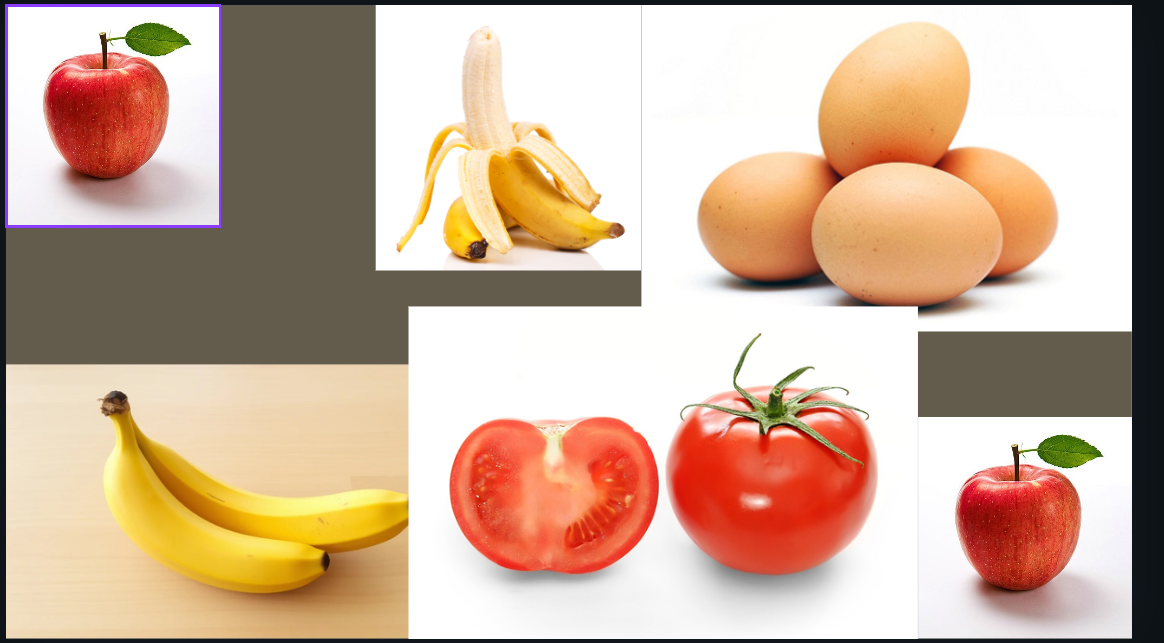
#> input picture image.png, 1164 x 643 px
$ python -i predict_food.py   (imports and definitions only)
#> lines starting #> are read from the running program, lines starting #| are printed output that depends on the picture; after the words box and inside, x2 and y2 are one past the last pixel; in counts of white or black regions, pixels touching at a corner belong together
import cv2
import numpy as np
import joblib
from collections import Counter
from tensorflow.keras.applications.vgg16 import VGG16, preprocess_input
from tensorflow.keras.models import Model
from tensorflow.keras.layers import GlobalAveragePooling2D
from tensorflow.keras.preprocessing.image import img_to_array

# === CẤU HÌNH ===
IMG_SIZE = (244, 244)
MODEL_PATH = 'BE/PKL/logistic_regression.pkl'
ENCODER_PATH = 'BE/PKL/label_encoder.pkl'
WEIGHT_MAP = {
    'apple': 180,
    'banana': 120,
    'beef': 150,           # 1 miếng ~150g
    'beetroot': 130,
    'bell pepper': 120,
    'cabbage': 500,        # 1 bắp nhỏ ~500g
    'carrot': 100,
    'cauliflower': 600,    # 1 bông ~600g
    'chicken': 200,        # 1 miếng ~200g
    'corn': 250,           # 1 trái bắp
    'cucumber': 200,
    'eggplant': 150,
    'eggs': 60,            # 1 quả trứng gà
    'nuts': 30,            # 1 nắm nhỏ
    'pineapple': 1000,     # 1 trái ~1kg
    'pork': 150,           # 1 miếng thịt
    'potato': 130,
    'sweetcorn': 200,
    'sweetpotato': 150,
    'tomato': 100
}

# === Load mô hình ML + LabelEncoder ===
# [2 lines not run here, left out]

# === Load mô hình VGG16 trích đặc trưng ===
# [1 line that did not run here, left out]
# [1 line that did not run here, left out]
# [1 line that did not run here, left out]

# === Hàm xử lý ảnh đầu vào và trích đặc trưng cho 1 vật thể ===
def extract_features_from_roi(roi):
    roi = cv2.resize(roi, IMG_SIZE)
    roi = img_to_array(roi)
    roi = preprocess_input(roi)
    roi = np.expand_dims(roi, axis=0)
    features = vgg_model.predict(roi)
    return features.flatten().reshape(1, -1)

# === Hàm nhận diện và đếm vật thể trong ảnh ===
# === Hàm nhận diện và tính khối lượng vật thể trong ảnh ===
def predict_objects_and_weight(image_path):
#> called with image_path = '../image.png'
    img = cv2.imread(image_path)
#> img is the input picture: shape (643, 1164, 3); mean B, G, R 156.2, 177.5, 205.3
    if img is None:
        raise ValueError("❌ Ảnh không hợp lệ!")

    orig_img = img.copy()
    gray = cv2.cvtColor(img, cv2.COLOR_BGR2GRAY)
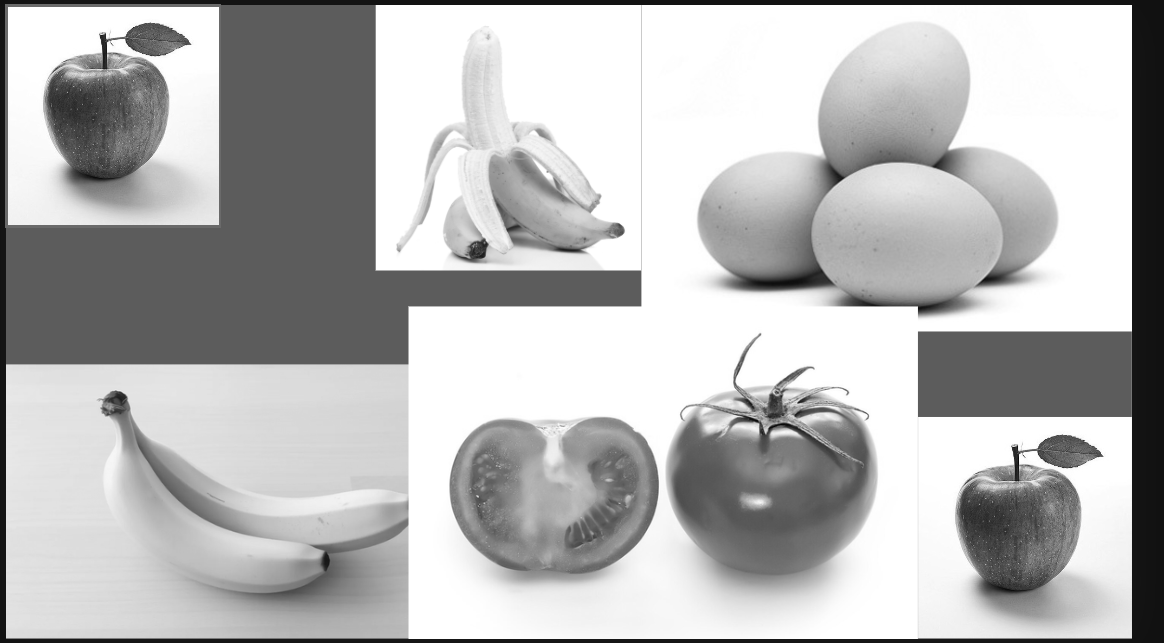
#> gray: shape (643, 1164); min 5, max 255, mean 183.4
    _, binary = cv2.threshold(gray, 0, 255, cv2.THRESH_BINARY_INV + cv2.THRESH_OTSU)
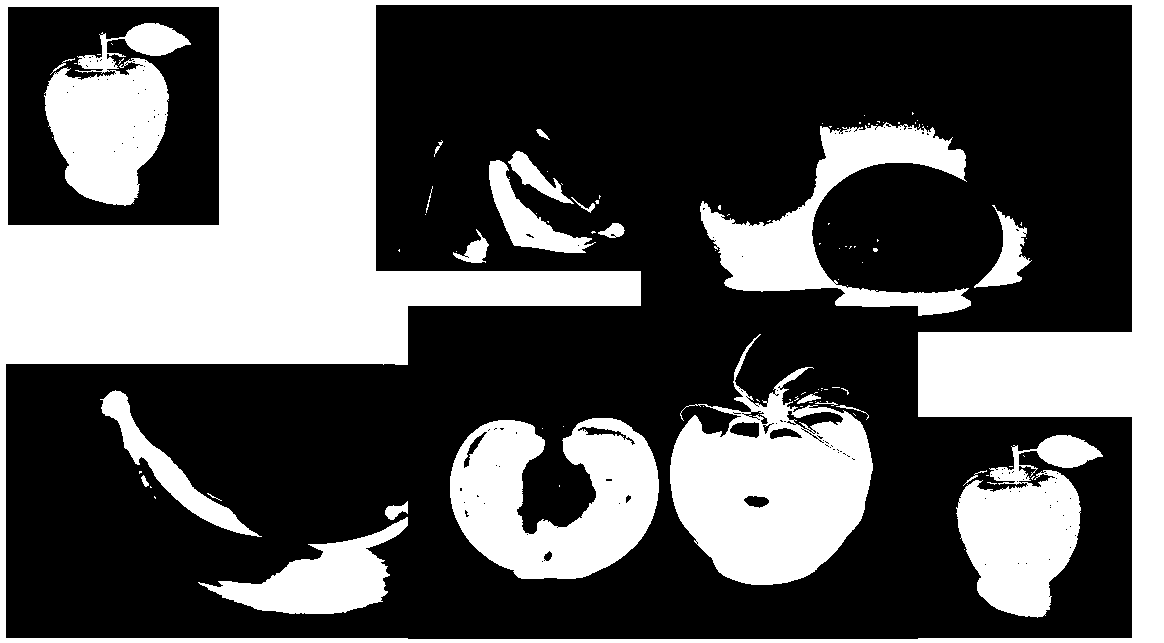
#> binary: shape (643, 1164); 35.7% white; 104 white regions (79 under 20 px), largest, box (x1, y1, x2, y2) and area: (0, 0, 1164, 643) 151351, (670, 334, 873, 585) 27911, (450, 418, 659, 579) 21806

    kernel = cv2.getStructuringElement(cv2.MORPH_RECT, (5, 5))
    binary = cv2.dilate(binary, kernel, iterations=2)
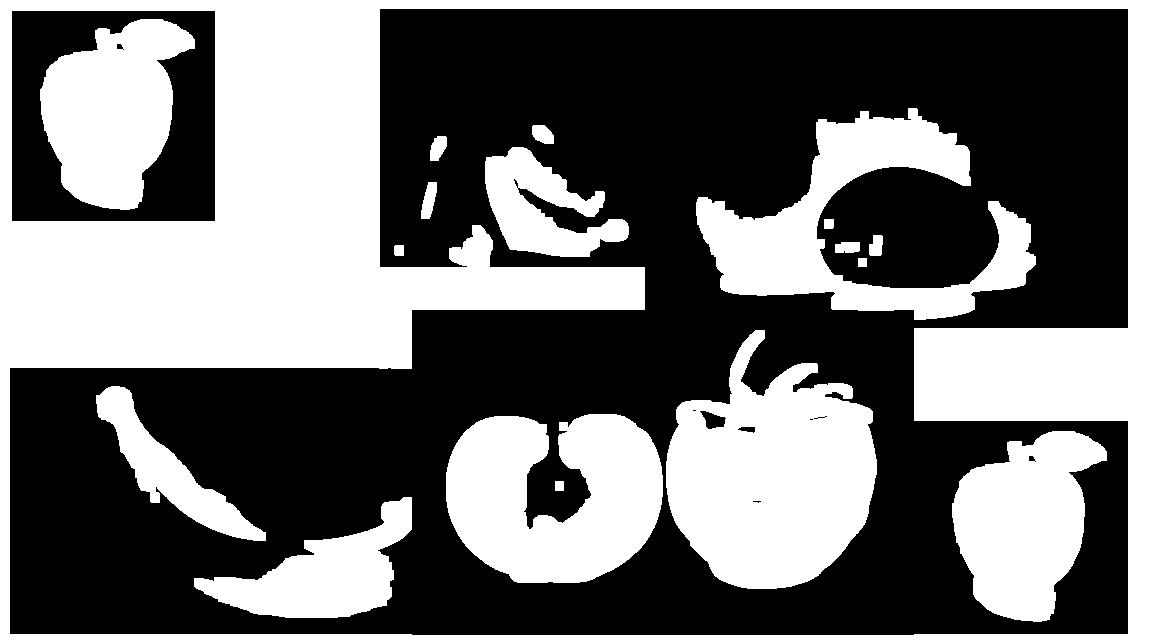
#> binary: shape (643, 1164); 44.2% white; 18 white regions, largest, box (x1, y1, x2, y2) and area: (0, 0, 1164, 643) 173792, (666, 330, 877, 589) 36114, (446, 414, 663, 583) 27017

    num_labels, labels, stats, _ = cv2.connectedComponentsWithStats(binary, connectivity=8)
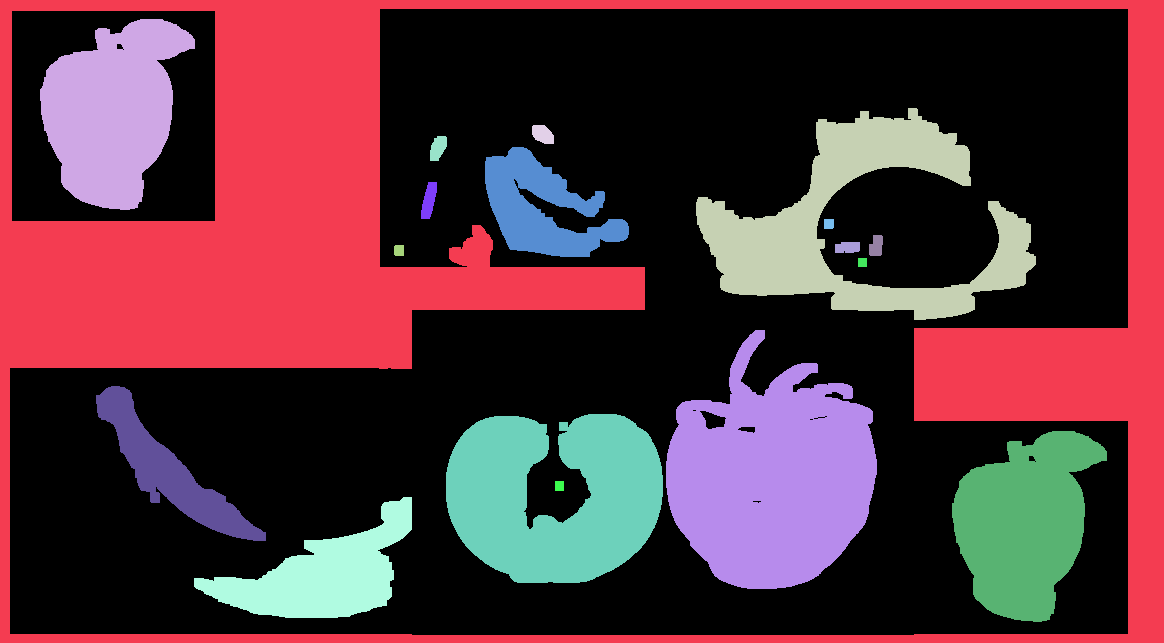
#> labels: shape (643, 1164) int32; 19 distinct labels, from 0 to 18; one colour per label, 0 black
#> num_labels = 19; stats = 19 rows, first 6: [10, 9, 1118, 626, 417782], [0, 0, 1164, 643, 173792], [40, 19, 155, 191, 19346], [696, 108, 340, 212, 25893], [532, 125, 22, 19, 325], [430, 136, 17, 25, 316]

    results = []
    for i in range(1, num_labels):
        x, y, w, h, area = stats[i]
        if area < 300:
            continue

        roi = orig_img[y:y+h, x:x+w]
        roi_resized = cv2.resize(roi, IMG_SIZE)
        roi_array = img_to_array(roi_resized)
        roi_array = preprocess_input(roi_array)
        roi_array = np.expand_dims(roi_array, axis=0)

        feature = vgg_model.predict(roi_array).flatten().reshape(1, -1)
        pred = model.predict(feature)
        label = encoder.inverse_transform(pred)[0]
        results.append(label)

        # Vẽ khung
        cv2.rectangle(orig_img, (x, y), (x + w, y + h), (0, 255, 0), 2)
        cv2.putText(orig_img, label, (x, y - 10), cv2.FONT_HERSHEY_SIMPLEX, 0.8, (36, 255, 12), 2)
#> this loop made 1 pass
#> pass 1, in predict_objects_and_weight, `roi_resized = cv2.resize(roi, IMG_SIZE)`:
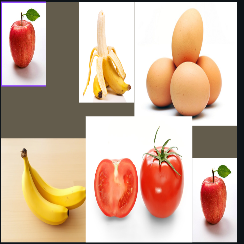
#> roi_resized: shape (244, 244, 3); mean B, G, R 155.7, 177, 204.9
#> after the loop, results = []

    cv2.imwrite("output_detected.png", orig_img)

    # Đếm số lượng và tính khối lượng
    count_result = Counter(results)
    weight_result = {}
    for label, count in count_result.items():
        weight = WEIGHT_MAP.get(label, 0)
        total_weight = weight * count
        weight_result[label] =  total_weight

    return weight_result


# === Test thử ===
# [3 lines not run here, left out]

#> (the run stopped early here; a loop or call above may not have finished)
